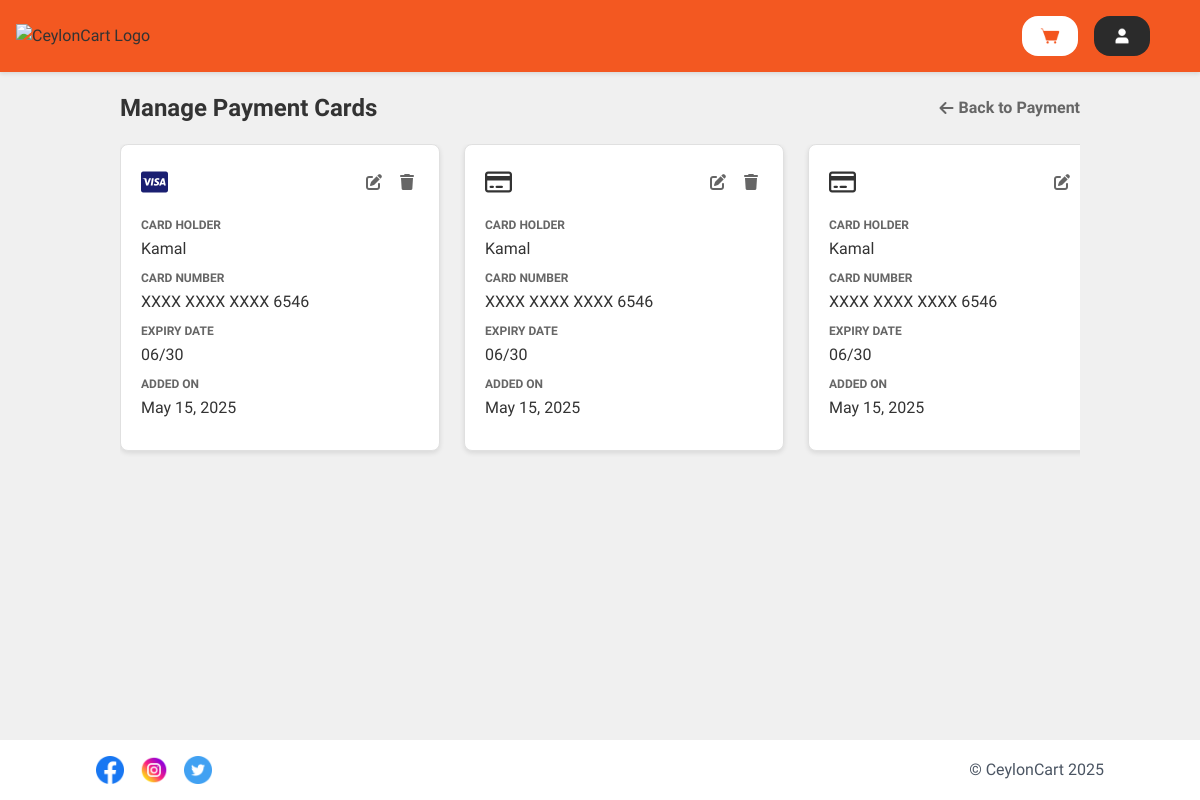
Page /HTML/customer/manage_cards.php (signed in) on the committed database.
### tables this page shows
CREATE TABLE `saved_card` (
  `id` int(11) NOT NULL,
  `user_id` int(11) NOT NULL,
  `card_holder_name` varchar(100) NOT NULL,
  `card_number` varchar(255) NOT NULL,
  `card_type` varchar(20) DEFAULT NULL,
  `expiry_date` varchar(7) DEFAULT NULL,
  `created_at` datetime DEFAULT current_timestamp(),
  `updated_at` timestamp NULL DEFAULT NULL
);

### HTML/customer/manage_cards.php (the view, shortened to what this page needs)
<?php
require_once '../connection.php';
$user_id = $_SESSION['user_id'];
$encryption_key = "your_encryption_key_here_32_chars_long";
function decrypt_card_number($encrypted_card, $encryption_key) {
    return openssl_decrypt(
        $encrypted_card,
        'AES-256-CBC',
        $encryption_key,
        0,
        substr($encryption_key, 0, 16)
    );
}
$saved_cards = [];
$cards_sql = "SELECT * FROM saved_card WHERE user_id = ? ORDER BY created_at DESC";
$stmt = $conn->prepare($cards_sql);
$stmt->bind_param("i", $user_id);
$stmt->execute();
$result = $stmt->get_result();
if ($result->num_rows > 0) {
    while ($card = $result->fetch_assoc()) {
        $saved_cards[] = $card;
    }
}
?>
<!DOCTYPE html>
<html lang="en">
<head>
    <script src="https://cdn.tailwindcss.com"></script>
    <link rel="stylesheet" href="https://cdnjs.cloudflare.com/ajax/libs/font-awesome/6.4.2/css/all.min.css">
</head>
<body class="min-h-screen flex flex-col">
    <header class="header">
        <a href="../product_view.php">
            <div class="logo-container">
                <img src="../Images/LogoVertical.png" alt="CeylonCart Logo" class="logo">
            </div>
        </a>
        <div class="header-buttons">
            <a href="../cart.php">
                <button class="cart-button">
                    <img src="../Images/ViewCart.png" alt="View Cart" class="cart-icon">
                </button>
            </a>
            <div class="profile-dropdown">
                <button class="profile-button">
                    <img src="../Images/profile-picture.png" alt="Profile" class="profile-icon">
                </button>
            </div>
        </div>
    </header>
    <div class="card-container flex-1">
        <div class="manage-card-header">
            <h1 class="text-2xl font-bold" style="font-family: 'Koulen', sans-serif;">Manage Payment Cards</h1>
            <a href="customerPayment.php" class="back-link font-bold text-base" style="font-family: 'Koulen', sans-serif;">
                <i class="fas fa-arrow-left"></i> Back to Payment
            </a>
        </div>
        <?php if (!empty($saved_cards)): ?>
            <div class="card-list">
                <?php foreach ($saved_cards as $card): ?>
                    <div class="card-item" id="card-<?php echo $card['id']; ?>">
                        <div class="card-header">
                            <div class="card-type">
                                <?php if ($card['card_type'] == 'Visa'): ?>
                                    <i class="fab fa-cc-visa" style="color: #1a1f71;"></i>
                                <?php elseif ($card['card_type'] == 'MasterCard'): ?>
                                    <i class="fab fa-cc-mastercard" style="color: #eb001b;"></i>
                                <?php elseif ($card['card_type'] == 'Discover'): ?>
                                    <i class="fab fa-cc-discover" style="color: #ff6000;"></i>
                                <?php elseif ($card['card_type'] == 'Amex'): ?>
                                    <i class="fab fa-cc-amex" style="color: #2e77bc;"></i>
                                <?php else: ?>
                                    <i class="far fa-credit-card"></i>
                                <?php endif; ?>
                            </div>
                            <div class="card-actions flex gap-2">
                                <button class="action-btn edit-btn" data-card-id="<?php echo $card['id']; ?>" data-card-holder="<?php echo htmlspecialchars($card['card_holder_name']); ?>" data-expiry="<?php echo htmlspecialchars($card['expiry_date']); ?>">
                                    <i class="fas fa-edit"></i>
                                </button>
                                <button class="action-btn delete-btn" data-card-id="<?php echo $card['id']; ?>">
                                    <i class="fas fa-trash"></i>
                                </button>
                            </div>
                        </div>
                        <div class="card-info">
                            <div class="card-body">
                                <div class="card-detail">
                                    <span class="card-label">CARD HOLDER</span>
                                    <span class="card-value card-holder-name"><?php echo htmlspecialchars($card['card_holder_name']); ?></span>
                                </div>
                                <div class="card-detail">
                                    <span class="card-label">CARD NUMBER</span>
                                    <span class="card-value">XXXX XXXX XXXX <?php echo htmlspecialchars(substr(decrypt_card_number($card['card_number'], $encryption_key), -4)); ?></span>
                                </div>
                                <div class="card-detail">
                                    <span class="card-label">EXPIRY DATE</span>
                                    <span class="card-value card-expiry"><?php echo htmlspecialchars($card['expiry_date']); ?></span>
                                </div>
                                <div class="card-detail">
                                    <span class="card-label">ADDED ON</span>
                                    <span class="card-value"><?php echo date('M d, Y', strtotime($card['created_at'])); ?></span>
                                </div>
                            </div>
                        </div>
                    </div>
                <?php endforeach; ?>
            </div>
        <?php endif; ?>
    </div>
    <footer class="bg-white py-4 px-24 flex justify-between items-center mt-auto">
        <div class="flex gap-4">
            <img src="../Images/facebook.png" alt="Facebook" class="w-7 h-7 hover:scale-110 transition-transform duration-300">
            <img src="../Images/instagram.png" alt="Instagram" class="w-7 h-7 hover:scale-110 transition-transform duration-300">
            <img src="../Images/twitter.png" alt="Twitter" class="w-7 h-7 hover:scale-110 transition-transform duration-300">
        </div>
        <p class="text-gray-600">© CeylonCart 2025</p>
    </footer>
</body>
</html>

### HTML/customer/manage_cards.php (style rules this page uses)
body { margin: 0; font-family: 'Abel', sans-serif; background-color: #f0f0f0; color: #333; }
.header { background-color: #F35821; position: sticky; display: flex; align-items: center; justify-content: space-between; padding: 16px; box-shadow: 0 2px 4px rgba(0, 0, 0, 0.1); }
.logo-container { display: flex; align-items: center; }
.logo { width: 200px; height: auto; }
.header-buttons { display: flex; gap: 16px; align-items: center; margin-right: 24px; }
.profile-button { background-color: #2B2B2B; border: none; border-radius: 16px; padding: 8px 16px; cursor: pointer; display: flex; align-items: center; justify-content: center; gap: 8px; }
.profile-icon { width: 24px; height: 24px; }
.cart-button { background-color: #FFFFFF; border: none; border-radius: 16px; padding: 8px 16px; display: flex; align-items: center; justify-content: center; gap: 8px; }
.cart-icon { width: 24px; height: 24px; }
.profile-dropdown { position: relative; display: inline-block; margin-right: 10px; }
.card-container { max-width: 1000px; margin: 0 auto; padding: 20px; }
.manage-card-header { display: flex; justify-content: space-between; align-items: center; margin-bottom: 20px; }
.back-link { display: inline-flex; align-items: center; color: #666; text-decoration: none; font-size: 14px; }
.back-link i { margin-right: 5px; }
.card-list { display: flex; flex-wrap: nowrap; gap: 1.5rem; overflow-x: auto; padding-bottom: 1rem; }
.card-item { border: 1px solid #e0e0e0; border-radius: 8px; padding: 20px; box-shadow: 0 2px 5px rgba(0,0,0,0.1); background-color: #fff; position: relative; min-width: 20rem; max-width: 20rem; flex: 0 0 20rem; }
.card-header { display: flex; justify-content: space-between; align-items: center; margin-bottom: 15px; }
.card-type { font-size: 24px; }
.card-actions { display: flex; gap: 10px; }
.action-btn { background: none; border: none; cursor: pointer; font-size: 16px; color: #666; padding: 5px; }
.card-body { margin-bottom: 10px; }
.card-detail { margin-bottom: 8px; }
.card-label { font-weight: bold; color: #666; display: block; margin-bottom: 3px; font-size: 12px; }
.card-value { font-size: 16px; }

### rows in the picture
saved_card: card_type "Visa" (drawn), card_holder_name "Kamal", card_number "6546", expiry_date "06/30", created_at "May 15, 2025"
saved_card: card_holder_name "Kamal", card_number "6546", expiry_date "06/30", created_at "May 15, 2025"
saved_card: card_holder_name "Kamal", card_number "6546", expiry_date "06/30", created_at "May 15, 2025"
